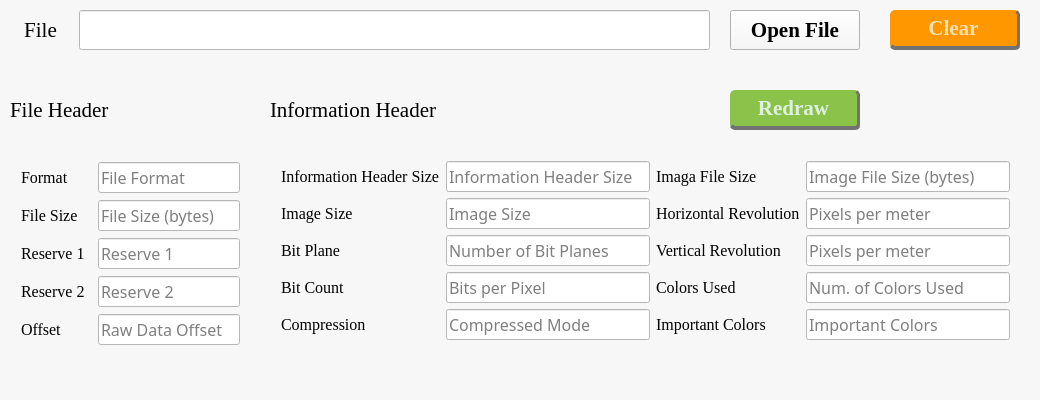
<?xml version="1.0" encoding="UTF-8"?>
<ui version="4.0">
 <class>MainWindow</class>
 <widget class="QMainWindow" name="MainWindow">
  <property name="geometry">
   <rect>
    <x>0</x>
    <y>0</y>
    <width>1040</width>
    <height>400</height>
   </rect>
  </property>
  <property name="minimumSize">
   <size>
    <width>1040</width>
    <height>400</height>
   </size>
  </property>
  <property name="maximumSize">
   <size>
    <width>1040</width>
    <height>400</height>
   </size>
  </property>
  <property name="acceptDrops">
   <bool>true</bool>
  </property>
  <property name="windowTitle">
   <string>BMP Browser</string>
  </property>
  <property name="windowIcon">
   <iconset resource="imgs.qrc">
    <normaloff>:/icon.png</normaloff>:/icon.png</iconset>
  </property>
  <property name="styleSheet">
   <string notr="true">background-color: #f7f7f7;</string>
  </property>
  <widget class="QWidget" name="centralWidget">
   <property name="font">
    <font>
     <family>Times New Roman</family>
     <pointsize>12</pointsize>
    </font>
   </property>
   <widget class="QLabel" name="LbFileName">
    <property name="geometry">
     <rect>
      <x>10</x>
      <y>10</y>
      <width>61</width>
      <height>40</height>
     </rect>
    </property>
    <property name="font">
     <font>
      <family>Times New Roman</family>
      <pointsize>16</pointsize>
     </font>
    </property>
    <property name="styleSheet">
     <string notr="true">background-color: none;</string>
    </property>
    <property name="text">
     <string>File</string>
    </property>
    <property name="alignment">
     <set>Qt::AlignCenter</set>
    </property>
   </widget>
   <widget class="QLineEdit" name="InputFileName">
    <property name="geometry">
     <rect>
      <x>79</x>
      <y>10</y>
      <width>631</width>
      <height>40</height>
     </rect>
    </property>
    <property name="font">
     <font>
      <family>微軟正黑體</family>
      <pointsize>16</pointsize>
     </font>
    </property>
    <property name="styleSheet">
     <string notr="true">background-color: #fff;</string>
    </property>
   </widget>
   <widget class="QPushButton" name="BtnOpenFile">
    <property name="geometry">
     <rect>
      <x>730</x>
      <y>10</y>
      <width>130</width>
      <height>40</height>
     </rect>
    </property>
    <property name="font">
     <font>
      <family>Times New Roman</family>
      <pointsize>16</pointsize>
      <weight>75</weight>
      <bold>true</bold>
     </font>
    </property>
    <property name="styleSheet">
     <string notr="true">QPushButton#BtnOpenFile {
background-color: #8BC34A;
color: #def0de;
border-radius: 5px;
border-bottom-width: 4px;
border-bottom-style: solid;
border-bottom-color: #727272;
border-right-width: 3px;
border-right-style: solid;
border-right-color: #727272;
border-top none;
border-left: none;
}
QPushButton#BtnOpenFile::hover {
background-color:#8BC34A;
color: #fff;
}
QPushButton#BtnOpenFile::pressed {
background-color: #8BC34A;
border-top-width: 3px;
border-top-style: solid;
border-top-color: #dadada;
border-left-width: 2px;
border-left-style: solid;
border-left-color: #cbcbcb;
border-bottom: none;
border-right: none;
}</string>
    </property>
    <property name="text">
     <string>Open File</string>
    </property>
   </widget>
   <widget class="QWidget" name="gridLayoutWidget_2">
    <property name="geometry">
     <rect>
      <x>270</x>
      <y>150</y>
      <width>751</width>
      <height>201</height>
     </rect>
    </property>
    <layout class="QGridLayout" name="gridInfoHeader" columnstretch="3,6,3,6">
     <item row="2" column="2">
      <widget class="QLabel" name="LbBmpVertiRevo">
       <property name="font">
        <font>
         <family>Times New Roman</family>
         <pointsize>12</pointsize>
        </font>
       </property>
       <property name="styleSheet">
        <string notr="true">background-color: none;</string>
       </property>
       <property name="text">
        <string>Vertical Revolution</string>
       </property>
      </widget>
     </item>
     <item row="4" column="2">
      <widget class="QLabel" name="LbBmpClrImportant">
       <property name="font">
        <font>
         <family>Times New Roman</family>
         <pointsize>12</pointsize>
        </font>
       </property>
       <property name="styleSheet">
        <string notr="true">background-color: none;</string>
       </property>
       <property name="text">
        <string>Important Colors</string>
       </property>
      </widget>
     </item>
     <item row="2" column="1">
      <widget class="QLineEdit" name="TfBmpBitPlane">
       <property name="font">
        <font>
         <family>微軟正黑體</family>
         <pointsize>12</pointsize>
        </font>
       </property>
       <property name="styleSheet">
        <string notr="true">background-color: #fff;</string>
       </property>
       <property name="readOnly">
        <bool>true</bool>
       </property>
       <property name="placeholderText">
        <string>Number of Bit Planes</string>
       </property>
      </widget>
     </item>
     <item row="1" column="1">
      <widget class="QLineEdit" name="TfBmpImgSize">
       <property name="font">
        <font>
         <family>微軟正黑體</family>
         <pointsize>12</pointsize>
        </font>
       </property>
       <property name="styleSheet">
        <string notr="true">background-color: #fff;</string>
       </property>
       <property name="readOnly">
        <bool>true</bool>
       </property>
       <property name="placeholderText">
        <string>Image Size</string>
       </property>
      </widget>
     </item>
     <item row="1" column="2">
      <widget class="QLabel" name="LbBmpHoriRevo">
       <property name="font">
        <font>
         <family>Times New Roman</family>
         <pointsize>12</pointsize>
        </font>
       </property>
       <property name="styleSheet">
        <string notr="true">background-color: none;</string>
       </property>
       <property name="text">
        <string>Horizontal Revolution</string>
       </property>
      </widget>
     </item>
     <item row="0" column="1">
      <widget class="QLineEdit" name="TfBmpInfoHeadSize">
       <property name="font">
        <font>
         <family>微軟正黑體</family>
         <pointsize>12</pointsize>
        </font>
       </property>
       <property name="styleSheet">
        <string notr="true">background-color: #fff;</string>
       </property>
       <property name="readOnly">
        <bool>true</bool>
       </property>
       <property name="placeholderText">
        <string>Information Header Size</string>
       </property>
      </widget>
     </item>
     <item row="3" column="2">
      <widget class="QLabel" name="LbBmpClrUsed">
       <property name="font">
        <font>
         <family>Times New Roman</family>
         <pointsize>12</pointsize>
        </font>
       </property>
       <property name="styleSheet">
        <string notr="true">background-color: none;</string>
       </property>
       <property name="text">
        <string>Colors Used</string>
       </property>
      </widget>
     </item>
     <item row="0" column="0">
      <widget class="QLabel" name="LbBmpInfoHeaderSize">
       <property name="font">
        <font>
         <family>Times New Roman</family>
         <pointsize>12</pointsize>
        </font>
       </property>
       <property name="styleSheet">
        <string notr="true">background-color: none;</string>
       </property>
       <property name="text">
        <string>Information Header Size</string>
       </property>
      </widget>
     </item>
     <item row="3" column="1">
      <widget class="QLineEdit" name="TfBmpBitCount">
       <property name="font">
        <font>
         <family>微軟正黑體</family>
         <pointsize>12</pointsize>
        </font>
       </property>
       <property name="styleSheet">
        <string notr="true">background-color: #fff;</string>
       </property>
       <property name="readOnly">
        <bool>true</bool>
       </property>
       <property name="placeholderText">
        <string>Bits per Pixel</string>
       </property>
      </widget>
     </item>
     <item row="4" column="1">
      <widget class="QLineEdit" name="TfBmpCompression">
       <property name="font">
        <font>
         <family>微軟正黑體</family>
         <pointsize>12</pointsize>
        </font>
       </property>
       <property name="styleSheet">
        <string notr="true">background-color: #fff;</string>
       </property>
       <property name="readOnly">
        <bool>true</bool>
       </property>
       <property name="placeholderText">
        <string>Compressed Mode</string>
       </property>
      </widget>
     </item>
     <item row="1" column="0">
      <widget class="QLabel" name="LbBmpImaSize">
       <property name="font">
        <font>
         <family>Times New Roman</family>
         <pointsize>12</pointsize>
        </font>
       </property>
       <property name="styleSheet">
        <string notr="true">background-color: none;</string>
       </property>
       <property name="text">
        <string>Image Size</string>
       </property>
      </widget>
     </item>
     <item row="3" column="0">
      <widget class="QLabel" name="LbBmpBitCount">
       <property name="font">
        <font>
         <family>Times New Roman</family>
         <pointsize>12</pointsize>
        </font>
       </property>
       <property name="styleSheet">
        <string notr="true">background-color: none;</string>
       </property>
       <property name="text">
        <string>Bit Count</string>
       </property>
      </widget>
     </item>
     <item row="4" column="0">
      <widget class="QLabel" name="LbBmpCompression">
       <property name="font">
        <font>
         <family>Times New Roman</family>
         <pointsize>12</pointsize>
        </font>
       </property>
       <property name="styleSheet">
        <string notr="true">background-color: none;</string>
       </property>
       <property name="text">
        <string>Compression</string>
       </property>
      </widget>
     </item>
     <item row="2" column="0">
      <widget class="QLabel" name="LbBmpImgBitPlane">
       <property name="font">
        <font>
         <family>Times New Roman</family>
         <pointsize>12</pointsize>
        </font>
       </property>
       <property name="styleSheet">
        <string notr="true">background-color: none;</string>
       </property>
       <property name="text">
        <string>Bit Plane</string>
       </property>
      </widget>
     </item>
     <item row="0" column="2">
      <widget class="QLabel" name="LbBmpImgFileSize">
       <property name="font">
        <font>
         <family>Times New Roman</family>
         <pointsize>12</pointsize>
        </font>
       </property>
       <property name="styleSheet">
        <string notr="true">background-color: none;</string>
       </property>
       <property name="text">
        <string>Imaga File Size</string>
       </property>
      </widget>
     </item>
     <item row="0" column="3">
      <widget class="QLineEdit" name="TfBmpImgFileSize">
       <property name="font">
        <font>
         <family>微軟正黑體</family>
         <pointsize>12</pointsize>
        </font>
       </property>
       <property name="styleSheet">
        <string notr="true">background-color: #fff;</string>
       </property>
       <property name="text">
        <string/>
       </property>
       <property name="readOnly">
        <bool>true</bool>
       </property>
       <property name="placeholderText">
        <string>Image File Size (bytes)</string>
       </property>
      </widget>
     </item>
     <item row="1" column="3">
      <widget class="QLineEdit" name="TfBmpHoriRevo">
       <property name="font">
        <font>
         <family>微軟正黑體</family>
         <pointsize>12</pointsize>
        </font>
       </property>
       <property name="styleSheet">
        <string notr="true">background-color: #fff;</string>
       </property>
       <property name="readOnly">
        <bool>true</bool>
       </property>
       <property name="placeholderText">
        <string>Pixels per meter</string>
       </property>
      </widget>
     </item>
     <item row="2" column="3">
      <widget class="QLineEdit" name="TfBmpVertiRevo">
       <property name="font">
        <font>
         <family>微軟正黑體</family>
         <pointsize>12</pointsize>
        </font>
       </property>
       <property name="styleSheet">
        <string notr="true">background-color: #fff;</string>
       </property>
       <property name="readOnly">
        <bool>true</bool>
       </property>
       <property name="placeholderText">
        <string>Pixels per meter</string>
       </property>
      </widget>
     </item>
     <item row="3" column="3">
      <widget class="QLineEdit" name="TfBmpClrUsed">
       <property name="font">
        <font>
         <family>微軟正黑體</family>
         <pointsize>12</pointsize>
        </font>
       </property>
       <property name="styleSheet">
        <string notr="true">background-color: #fff;</string>
       </property>
       <property name="readOnly">
        <bool>true</bool>
       </property>
       <property name="placeholderText">
        <string>Num. of Colors Used</string>
       </property>
      </widget>
     </item>
     <item row="4" column="3">
      <widget class="QLineEdit" name="TfBmpClrImportant">
       <property name="font">
        <font>
         <family>微軟正黑體</family>
         <pointsize>12</pointsize>
        </font>
       </property>
       <property name="styleSheet">
        <string notr="true">background-color: #fff;</string>
       </property>
       <property name="readOnly">
        <bool>true</bool>
       </property>
       <property name="placeholderText">
        <string>Important Colors</string>
       </property>
      </widget>
     </item>
    </layout>
   </widget>
   <widget class="QWidget" name="gridLayoutWidget_3">
    <property name="geometry">
     <rect>
      <x>10</x>
      <y>150</y>
      <width>241</width>
      <height>207</height>
     </rect>
    </property>
    <layout class="QGridLayout" name="gridFileHeader" columnstretch="3,6">
     <item row="1" column="0">
      <widget class="QLabel" name="LbBmpFileSize">
       <property name="font">
        <font>
         <family>Times New Roman</family>
         <pointsize>12</pointsize>
        </font>
       </property>
       <property name="styleSheet">
        <string notr="true">background-color: none;</string>
       </property>
       <property name="text">
        <string>File Size</string>
       </property>
      </widget>
     </item>
     <item row="3" column="0">
      <widget class="QLabel" name="LbBmpReserve2">
       <property name="font">
        <font>
         <family>Times New Roman</family>
         <pointsize>12</pointsize>
        </font>
       </property>
       <property name="styleSheet">
        <string notr="true">background-color: none;</string>
       </property>
       <property name="text">
        <string>Reserve 2</string>
       </property>
      </widget>
     </item>
     <item row="4" column="0">
      <widget class="QLabel" name="LbBmpRawOffset">
       <property name="font">
        <font>
         <family>Times New Roman</family>
         <pointsize>12</pointsize>
        </font>
       </property>
       <property name="styleSheet">
        <string notr="true">background-color: none;</string>
       </property>
       <property name="text">
        <string>Offset</string>
       </property>
      </widget>
     </item>
     <item row="0" column="0">
      <widget class="QLabel" name="LbBmpType">
       <property name="font">
        <font>
         <family>Times New Roman</family>
         <pointsize>12</pointsize>
        </font>
       </property>
       <property name="styleSheet">
        <string notr="true">background-color: none;</string>
       </property>
       <property name="text">
        <string>Format</string>
       </property>
      </widget>
     </item>
     <item row="2" column="0">
      <widget class="QLabel" name="LbBmpReserve1">
       <property name="font">
        <font>
         <family>Times New Roman</family>
         <pointsize>12</pointsize>
        </font>
       </property>
       <property name="styleSheet">
        <string notr="true">background-color: none;</string>
       </property>
       <property name="text">
        <string>Reserve 1</string>
       </property>
      </widget>
     </item>
     <item row="0" column="1">
      <widget class="QLineEdit" name="TfBmpType">
       <property name="font">
        <font>
         <family>微軟正黑體</family>
         <pointsize>12</pointsize>
        </font>
       </property>
       <property name="styleSheet">
        <string notr="true">background-color: #fff;</string>
       </property>
       <property name="readOnly">
        <bool>true</bool>
       </property>
       <property name="placeholderText">
        <string>File Format</string>
       </property>
      </widget>
     </item>
     <item row="1" column="1">
      <widget class="QLineEdit" name="TfBmpFileSize">
       <property name="font">
        <font>
         <family>微軟正黑體</family>
         <pointsize>12</pointsize>
        </font>
       </property>
       <property name="styleSheet">
        <string notr="true">background-color: #fff;</string>
       </property>
       <property name="readOnly">
        <bool>true</bool>
       </property>
       <property name="placeholderText">
        <string>File Size (bytes)</string>
       </property>
      </widget>
     </item>
     <item row="2" column="1">
      <widget class="QLineEdit" name="TfBmpReserve1">
       <property name="font">
        <font>
         <family>微軟正黑體</family>
         <pointsize>12</pointsize>
        </font>
       </property>
       <property name="styleSheet">
        <string notr="true">background-color: #fff;</string>
       </property>
       <property name="readOnly">
        <bool>true</bool>
       </property>
       <property name="placeholderText">
        <string>Reserve 1</string>
       </property>
      </widget>
     </item>
     <item row="3" column="1">
      <widget class="QLineEdit" name="TfBmpReserve2">
       <property name="font">
        <font>
         <family>微軟正黑體</family>
         <pointsize>12</pointsize>
        </font>
       </property>
       <property name="styleSheet">
        <string notr="true">background-color: #fff;</string>
       </property>
       <property name="readOnly">
        <bool>true</bool>
       </property>
       <property name="placeholderText">
        <string>Reserve 2</string>
       </property>
      </widget>
     </item>
     <item row="4" column="1">
      <widget class="QLineEdit" name="TfBmpRawOffset">
       <property name="font">
        <font>
         <family>微軟正黑體</family>
         <pointsize>12</pointsize>
        </font>
       </property>
       <property name="styleSheet">
        <string notr="true">background-color: #fff;</string>
       </property>
       <property name="readOnly">
        <bool>true</bool>
       </property>
       <property name="placeholderText">
        <string>Raw Data Offset</string>
       </property>
      </widget>
     </item>
    </layout>
   </widget>
   <widget class="QLabel" name="LbFileHeaderText">
    <property name="geometry">
     <rect>
      <x>10</x>
      <y>90</y>
      <width>130</width>
      <height>40</height>
     </rect>
    </property>
    <property name="font">
     <font>
      <family>Times New Roman</family>
      <pointsize>16</pointsize>
     </font>
    </property>
    <property name="styleSheet">
     <string notr="true">background-color: none;</string>
    </property>
    <property name="text">
     <string>File Header</string>
    </property>
   </widget>
   <widget class="QLabel" name="LbInfoHeaderText">
    <property name="geometry">
     <rect>
      <x>270</x>
      <y>90</y>
      <width>200</width>
      <height>40</height>
     </rect>
    </property>
    <property name="font">
     <font>
      <family>Times New Roman</family>
      <pointsize>16</pointsize>
     </font>
    </property>
    <property name="styleSheet">
     <string notr="true">background-color: none;</string>
    </property>
    <property name="text">
     <string>Information Header</string>
    </property>
   </widget>
   <widget class="QLabel" name="LbErrorMsg">
    <property name="geometry">
     <rect>
      <x>80</x>
      <y>60</y>
      <width>621</width>
      <height>30</height>
     </rect>
    </property>
    <property name="font">
     <font>
      <family>Times New Roman</family>
      <pointsize>12</pointsize>
     </font>
    </property>
    <property name="styleSheet">
     <string notr="true">background-color: none;</string>
    </property>
    <property name="text">
     <string/>
    </property>
    <property name="alignment">
     <set>Qt::AlignRight|Qt::AlignTrailing|Qt::AlignVCenter</set>
    </property>
   </widget>
   <widget class="QPushButton" name="btnClear">
    <property name="geometry">
     <rect>
      <x>890</x>
      <y>10</y>
      <width>130</width>
      <height>40</height>
     </rect>
    </property>
    <property name="font">
     <font>
      <family>Times New Roman</family>
      <pointsize>16</pointsize>
      <weight>75</weight>
      <bold>true</bold>
     </font>
    </property>
    <property name="styleSheet">
     <string notr="true">QPushButton#btnClear {
background-color: #FF9800;
color: #FFE0B2;
border-radius: 5px;
border-bottom-width: 4px;
border-bottom-style: solid;
border-bottom-color: #727272;
border-right-width: 3px;
border-right-style: solid;
border-right-color: #727272;
border-top none;
border-left: none;
}
QPushButton#btnClear::hover {
color: #fff;
}
QPushButton#btnClear::pressed {
border-top-width: 3px;
border-top-style: solid;
border-top-color: #dadada;
border-left-width: 2px;
border-left-style: solid;
border-left-color: #cbcbcb;
border-bottom: none;
border-right: none;
}</string>
    </property>
    <property name="text">
     <string>Clear</string>
    </property>
   </widget>
   <widget class="QPushButton" name="BtnRedraw">
    <property name="geometry">
     <rect>
      <x>730</x>
      <y>90</y>
      <width>130</width>
      <height>40</height>
     </rect>
    </property>
    <property name="font">
     <font>
      <family>Times New Roman</family>
      <pointsize>16</pointsize>
      <weight>75</weight>
      <bold>true</bold>
     </font>
    </property>
    <property name="styleSheet">
     <string notr="true">QPushButton#BtnRedraw {
background-color: #8BC34A;
color: #def0de;
border-radius: 5px;
border-bottom-width: 4px;
border-bottom-style: solid;
border-bottom-color: #727272;
border-right-width: 3px;
border-right-style: solid;
border-right-color: #727272;
border-top none;
border-left: none;
}
QPushButton#BtnRedraw::hover {
background-color:#8BC34A;
color: #fff;
}
QPushButton#BtnRedraw::pressed {
background-color: #8BC34A;
border-top-width: 3px;
border-top-style: solid;
border-top-color: #dadada;
border-left-width: 2px;
border-left-style: solid;
border-left-color: #cbcbcb;
border-bottom: none;
border-right: none;
}</string>
    </property>
    <property name="text">
     <string>Redraw</string>
    </property>
   </widget>
  </widget>
  <widget class="QMenuBar" name="menuBar">
   <property name="geometry">
    <rect>
     <x>0</x>
     <y>0</y>
     <width>1040</width>
     <height>23</height>
    </rect>
   </property>
   <property name="styleSheet">
    <string notr="true">background-color: #388E3C;</string>
   </property>
  </widget>
 </widget>
 <layoutdefault spacing="6" margin="11"/>
 <resources>
  <include location="imgs.qrc"/>
 </resources>
 <connections/>
</ui>
